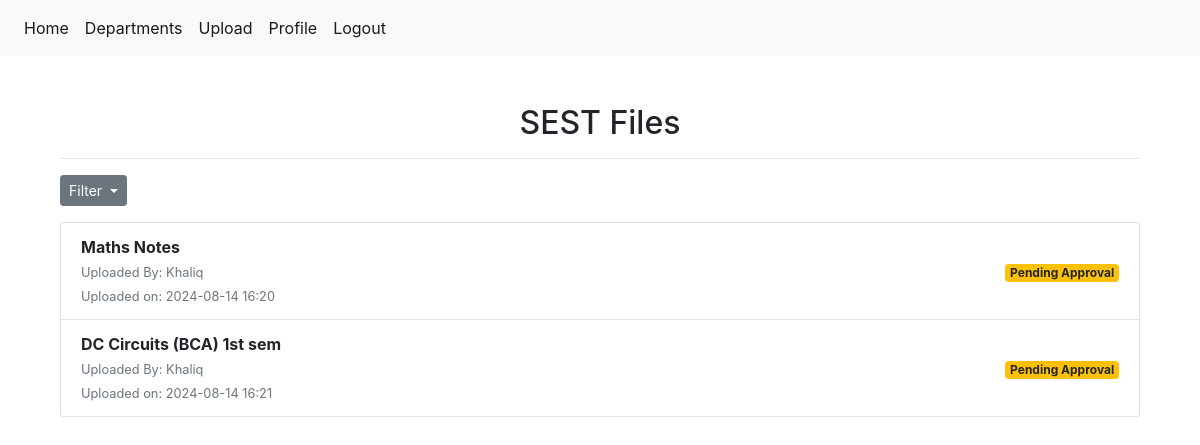
/department/SEST?filter=unapproved (signed in), run on the app's committed database.
### library/models.py (models this page shows, shortened)
class File(models.Model):
        file_name = models.CharField(max_length=255)
        file_department = models.CharField(max_length=255)
        file_path = models.FileField(upload_to='uploads/')
        file_status = models.BooleanField(default=False)
        uploaded_by = models.ForeignKey(User, on_delete=models.SET_NULL, null=True, blank=True)
        uploaded_at = models.DateTimeField(auto_now_add=True)

### library/views.py (the view)
# urls.py: path("department/<str:department_>", views.department, name='library_department'),
def department(request,department_):
    filter_status = request.GET.get('filter', 'all')
    if filter_status == 'approved':
        files = File.objects.filter(file_department=department_, file_status=True)
    elif filter_status == 'unapproved':
        files = File.objects.filter(file_department=department_, file_status=False)
    else:
        files = File.objects.filter(file_department=department_)
    return render(request, 'library/department.html', {'files':files, 'department': department_})

### library/templates/library/department.html (shortened to what this page needs)
{% extends "library/base.html" %}
{% block content %}
<div class="container my-5">
    <h2 class="text-center">{{ department }} Files</h2>
    <hr>
    <div class="btn-group">
        <button class="btn btn-secondary btn-sm dropdown-toggle" type="button" data-toggle="dropdown" aria-haspopup="true" aria-expanded="false">
          Filter
        </button>
    </div>
    {% if files %}
        <ul class="list-group">
            {% for file in files %}
                <li class="list-group-item d-flex justify-content-between align-items-center">
                    <div>
                        <strong>{{ file.file_name }}</strong><br>
                            {% if file.uploaded_by == None %}
                            <small class="text-muted">Uploaded By: Deleted User</small><br>
                            {% else %}
                            <small class="text-muted">Uploaded By: {{ file.uploaded_by }}</small><br>
                            {% endif %}
                        <small class="text-muted">Uploaded on: {{ file.uploaded_at|date:"Y-m-d H:i" }}</small>
                    </div>
                    <div>
                        {% if file.file_status %}
                            <a href="{{ file.file_path.url }}" class="btn btn-outline-primary btn-sm">Open</a>
                            <a href="#" class="btn btn-outline-secondary btn-sm" onclick="copyLink('{{ file.file_path.url }}')">Copy Link</a>
                        {% else %}
                            <span class="badge badge-warning">Pending Approval</span>
                        {% endif %}
                    </div>
                </li>
            {% endfor %}
        </ul>
    {% else %}
        <p class="text-center">No files found for this department.</p>
    {% endif %}
</div>
{% endblock %}

### data on the page
File: file_name "Maths Notes", uploaded_by "Khaliq", uploaded_at "2024-08-14 16:20", file_status "Pending Approval"
File: file_name "DC Circuits (BCA) 1st sem", uploaded_by "Khaliq", uploaded_at "2024-08-14 16:21", file_status "Pending Approval"

### other printed values
{{ department }} "SEST"
